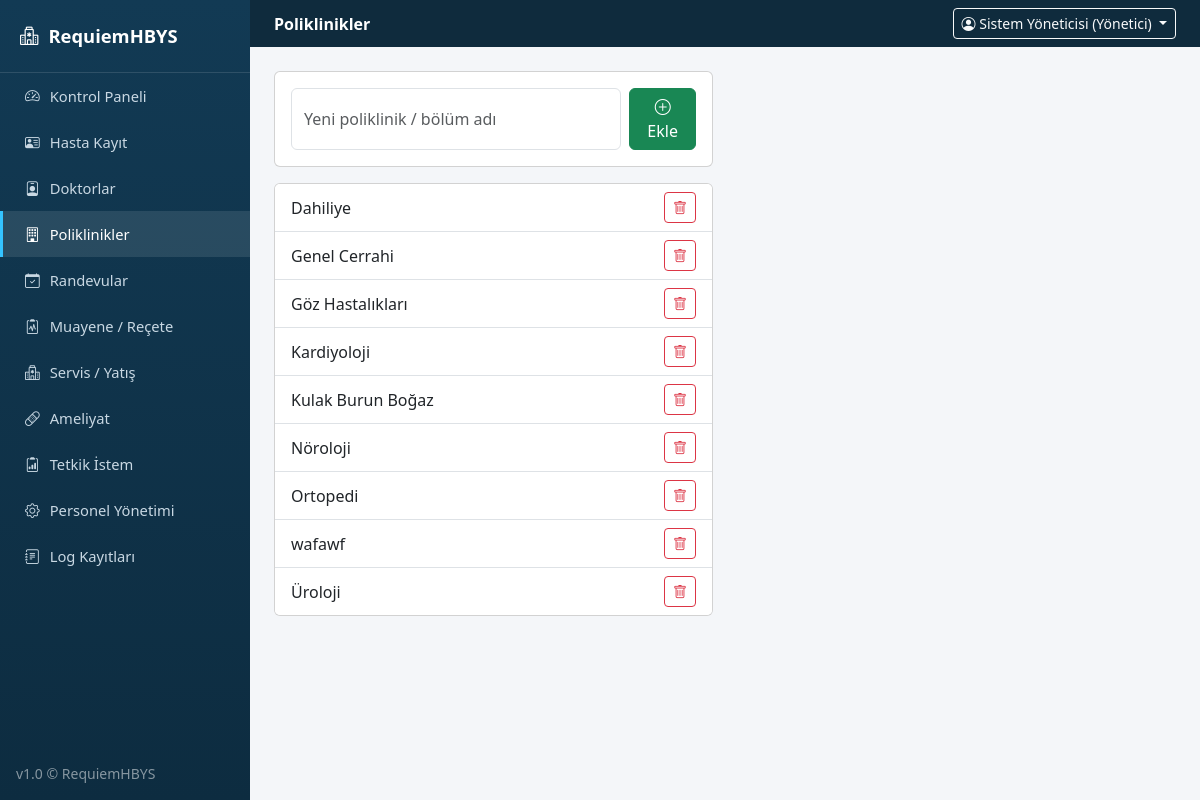
/poliklinikler (signed in), run on the app's committed database.
### tables this page shows
CREATE TABLE poliklinikler (
            id INTEGER PRIMARY KEY AUTOINCREMENT,
            ad TEXT UNIQUE NOT NULL
        );

### app.py (the view)
@app.route("/poliklinikler")
@login_required
@modul_gerekli("poliklinik")
def poliklinikler():
    return render_template("poliklinikler.html", poliklinikler=db.poliklinikleri_getir())

### app.py (called while the page is built)
def login_required(f):
    @wraps(f)
    def wrapper(*args, **kwargs):
        if "user_id" not in session:
            flash("Lütfen giriş yapın.", "warning")
            return redirect(url_for("login"))
        return f(*args, **kwargs)
    return wrapper

def modul_gerekli(modul):
    def decorator(f):
        @wraps(f)
        def wrapper(*args, **kwargs):
            rol = session.get("rol")
            izinli = ROL_MODUL_YETKILERI.get(rol, set())
            if modul not in izinli:
                db.log_ekle(session.get("ad"), rol, "YETKİ", "ERİŞİM_RED",
                            f"'{modul}' modülüne yetkisiz erişim denemesi ({request.path}).", "Başarısız")
                flash("Bu sayfa için yetkiniz bulunmuyor.", "danger")
                return redirect(url_for("dashboard"))
            return f(*args, **kwargs)
        return wrapper
    return decorator

@app.context_processor
def inject_globals():
    def modul_yetkili(modul):
        return modul in ROL_MODUL_YETKILERI.get(session.get("rol"), set())
    return {"simdi": datetime.now().strftime("%d.%m.%Y %H:%M"), "modul_yetkili": modul_yetkili}

### database.py (called while the page is built)
    def sorgula(self, sql, params=()):
        cur = self.conn.cursor()
        cur.execute(sql, params)
        return [dict(r) for r in cur.fetchall()]

    def poliklinikleri_getir(self):
        return [r["ad"] for r in self.sorgula("SELECT ad FROM poliklinikler ORDER BY ad")]

### templates/poliklinikler.html (shortened to what this page needs)
{% extends "base.html" %}
{% block page_header %}Poliklinikler{% endblock %}
{% block content %}
<div class="row">
  <div class="col-md-6">
    <div class="card p-3 mb-3">
      <form method="post" action="{{ url_for('poliklinik_ekle') }}" class="d-flex gap-2">
        <input type="text" name="ad" class="form-control" placeholder="Yeni poliklinik / bölüm adı" required>
        <button class="btn btn-success"><i class="bi bi-plus-circle"></i> Ekle</button>
      </form>
    </div>
    <div class="card">
      <ul class="list-group list-group-flush">
        {% for p in poliklinikler %}
        <li class="list-group-item d-flex justify-content-between align-items-center">
          {{ p }}
          <form method="post" action="{{ url_for('poliklinik_sil') }}" onsubmit="return confirm('Bu bölüm silinsin mi?');">
            <button class="btn btn-sm btn-outline-danger"><i class="bi bi-trash"></i></button>
          </form>
        </li>
        {% else %}
        <li class="list-group-item text-muted text-center">Kayıt bulunamadı.</li>
        {% endfor %}
      </ul>
    </div>
  </div>
</div>
{% endblock %}

### static/css/style.css (style rules this page uses)
body { background: #f4f6f9; font-family: "Segoe UI", Arial, sans-serif; }

### data on the page
poliklinikler: ad "Dahiliye"
poliklinikler: ad "Genel Cerrahi"
poliklinikler: ad "Göz Hastalıkları"
poliklinikler: ad "Kardiyoloji"
poliklinikler: ad "Kulak Burun Boğaz"
poliklinikler: ad "Nöroloji"
poliklinikler: ad "Ortopedi"
poliklinikler: ad "wafawf"
poliklinikler: ad "Üroloji"

### other printed values
{{ session.get('ad') }} "Sistem Yöneticisi"
{{ session.get('rol') }} "Yönetici"
